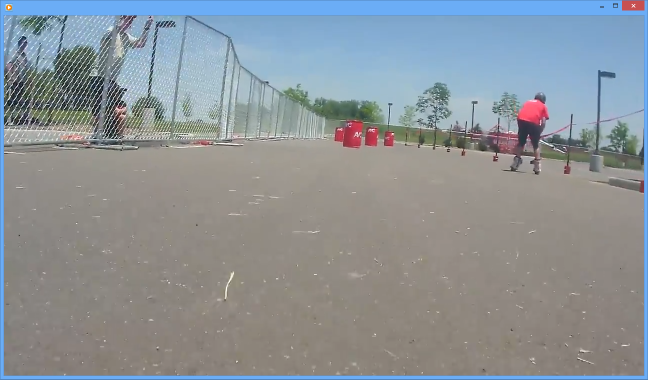
#> input picture input/red_barrels.png, 1296 x 759 px (shown at 1/2 size); its folder holds only this picture in this run
$ jupyter execute --allow-errors 'Find Red Barrels.ipynb'   (shell and % lines are left out)   (older library calls are emulated)
#> lines starting #> are read from the running program, lines starting #| are printed output that depends on the picture; after the words box and inside, x2 and y2 are one past the last pixel; in counts of white or black regions, pixels touching at a corner belong together
#> the sliders are set to min_red = 101, max_green = 0.3, max_blue = 0.9
[cell 1]
import math
import numpy as np
import cv2
import matplotlib
import matplotlib.pyplot as plt
from moviepy.editor import VideoFileClip
import skimage.io

[cell 2]
def show(images) :
    if type(images) is np.ndarray:
        images = [images]
    l = len(images)
    fig = plt.figure()
    fig.set_size_inches(20,20)
    for i,image in enumerate(images):
        fig.add_subplot(1, l, i+1)
        if len(image.shape) == 3:
            plt.imshow(image)
        else:
            plt.imshow(image, cmap='gray')

    plt.show()

[cell 3]
# returns frame number n from clip
def get_frame_number(clip, n) :
    frame = clip.get_frame(float(n)/clip.fps)
    return frame

#> (a cell that did not finish here is left out)

[cell 5]
#cv2.imwrite('input/red_barrels4.png', cv2.cvtColor(im, cv2.COLOR_RGB2BGR))

[cell 6]
def split_up(min,max,ticks):
    return [int(min + (max-min) * i / float(ticks)) for i in range(ticks+1)]

[cell 7]
# [11 lines left out: function draw_vanishing_lines, not called in this run]

[cell 8]
# returns a binary mask where everything red in im is 1 and everything else is 0
def get_red_mask(im, min_red = 50, max_blue = 0.5, max_green = 0.5):
    if min_red is None:
        min_red = 50
    if max_blue is None:
        max_blue = 0.9
    if max_green is None:
        max_green = 0.3

    r,g,b = cv2.split(im);
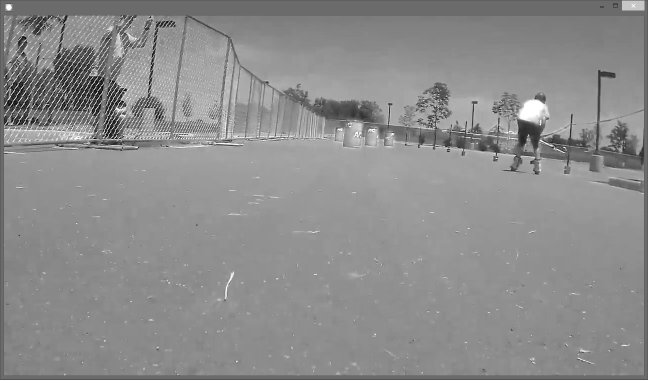
#> r: shape (759, 1296) (shown at 1/2 size); min 0, max 255, mean 140.3
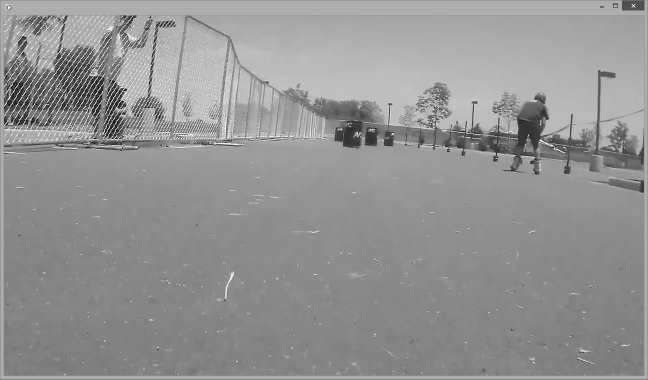
#> g: shape (759, 1296) (shown at 1/2 size); min 0, max 255, mean 147.1
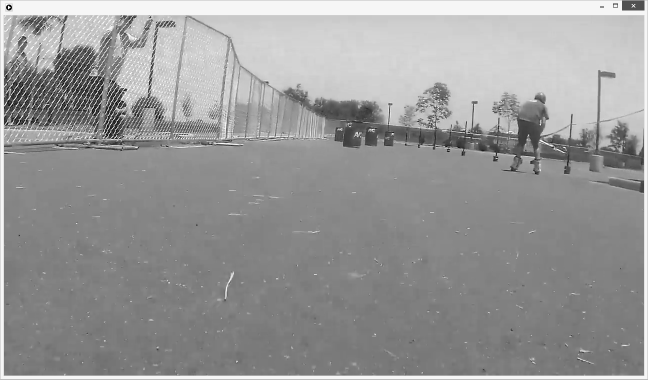
#> b: shape (759, 1296) (shown at 1/2 size); min 0, max 255, mean 152.2
    # lower mask (0-10)
    #lower_red = np.array([50,0,0])
    #upper_red = np.array([255,75,100])
    #im_mask = cv2.inRange(im, lower_red, upper_red)
    im_mask = (r * max_blue > b) * (r * max_green > g) * (r>min_red)
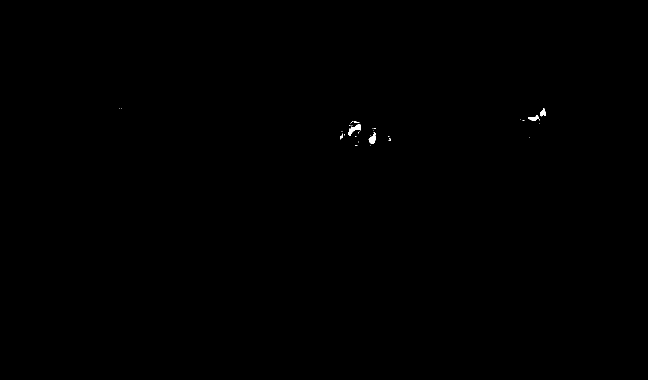
#> im_mask: shape (759, 1296) bool (shown at 1/2 size); 0.08% white; 33 white regions (29 under 20 px), largest, box (x1, y1, x2, y2) and area: (697, 248, 722, 272) 249, (737, 265, 751, 287) 187, (1056, 230, 1080, 242) 130, (1080, 216, 1092, 233) 119
    return np.array(im_mask,dtype=np.uint8)

# returns a binary mask where everything that is likely to be a barrel is set to 1
def get_barrel_mask(im, min_red=None, max_green=None, max_blue = None):
    im_mask = get_red_mask(im, min_red=min_red, max_green=max_green, max_blue=max_blue)
    kernel = np.ones((11,11),np.uint8)
    kernel_vert = np.ones((11,1), np.uint8)

    center = (5,5)
    center_vert = (0,5)
    # get rid of small pieces of red
    im_mask = cv2.erode(im_mask, kernel, anchor=center, borderType=cv2.BORDER_CONSTANT, borderValue = 0)
#> im_mask: shape (759, 1296); every value is 0
    im_mask =cv2.dilate(im_mask, kernel, anchor=center, borderType=cv2.BORDER_CONSTANT, borderValue = 0)

    # connect vertically, this helps remove the white writing in the barrels
    im_mask =cv2.dilate(im_mask, kernel_vert, anchor=center_vert, iterations=6, borderType=cv2.BORDER_CONSTANT, borderValue = 0)
    im_mask = cv2.erode(im_mask, kernel_vert, anchor=center_vert, iterations=6, borderType=cv2.BORDER_CONSTANT, borderValue = 0)

    return im_mask

[cell 9]
# returns a copy of im masked by mask
# [4 lines left out: function mask_image, not called in this run]

[cell 10]
def find_red(im, min_red = None, max_green=None, max_blue = None):
    return mask_image(im, get_red_mask(im, min_red=min_red, max_green=max_green, max_blue=max_blue))

[cell 11]
def find_red_barrels(im, min_red = None, max_green=None, max_blue = None):
    return mask_image(im, get_barrel_mask(im, min_red=min_red, max_green=max_green, max_blue=max_blue))

[cell 12]
def show_red_barrels(min_red = None, max_green = None, max_blue = None):
    im_red = find_red(im, min_red, max_green, max_blue)
    im_barrels = find_red_barrels(im, min_red, max_green, max_blue)
    show([im, im_red, im_barrels])

[cell 13]
# see https://blog.dominodatalab.com/interactive-dashboards-in-jupyter/
from ipywidgets import widgets
#> (the rest of this cell did not finish here and is left out)

#> (a cell that did not finish here is left out)

[cell 15]
# top of barrel should be above horizon, bottom of barrel should be below horizon
# middle of barrel should be above horizon

[cell 16]
# [9 lines left out: function describe_keypoints, not called in this run]

# describe_keypoints(keypoints)

[cell 17]
def circularity(contour):
    perimeter = cv2.arcLength(contour, True)
    return 4 * math.pi * cv2.contourArea(contour) / (perimeter * perimeter)

[cell 18]
# [5 lines left out: function centroid, not called in this run]

[cell 19]
# draws barrel information on im
def annotate_red_barrels(im):
    im_mask = get_barrel_mask(im)
    im_draw = im.copy()
    # see http://docs.opencv.org/3.1.0/dd/d49/tutorial_py_contour_features.html
    im_,contours,hierarchy = cv2.findContours(im_mask,cv2.RETR_TREE ,2)
#> contours = []

    for contour, i in zip(contours,range(len(contours))):
        area = cv2.contourArea(contour)
        if area < 15*15:
            continue
        x,y,w,h = cv2.boundingRect(contour)
        if w > h:
            continue
        cv2.rectangle(im_draw, (x,y), (x+w, y+h),(0,255,0),2)
        hull = cv2.convexHull(contour,contour)
        cv2.drawContours(im_draw,[hull],0,(0,0,255),2)
#> this loop made 0 passes
        #if(len(contour)>=5):
        #    e = cv2.fitEllipse(contour)
        #    cv2.ellipse(im_draw, e, (255,255,155))
    return im_draw

#> (a cell that did not finish here is left out)

[cell 21]
import glob
test_image_paths = glob.glob('input/red_barrels*.png')
for test_image_path in test_image_paths:
    im = cv2.cvtColor(cv2.imread(test_image_path), cv2.COLOR_BGR2RGB)
    im_annotated = annotate_red_barrels(im)
    show([im,im_annotated])
#> in show, `l = len(images)`: l = 2
#> the loop in show, `for i,image in enumerate(images):` made 2 passes

$ run again, on input/red_barrels_3.png
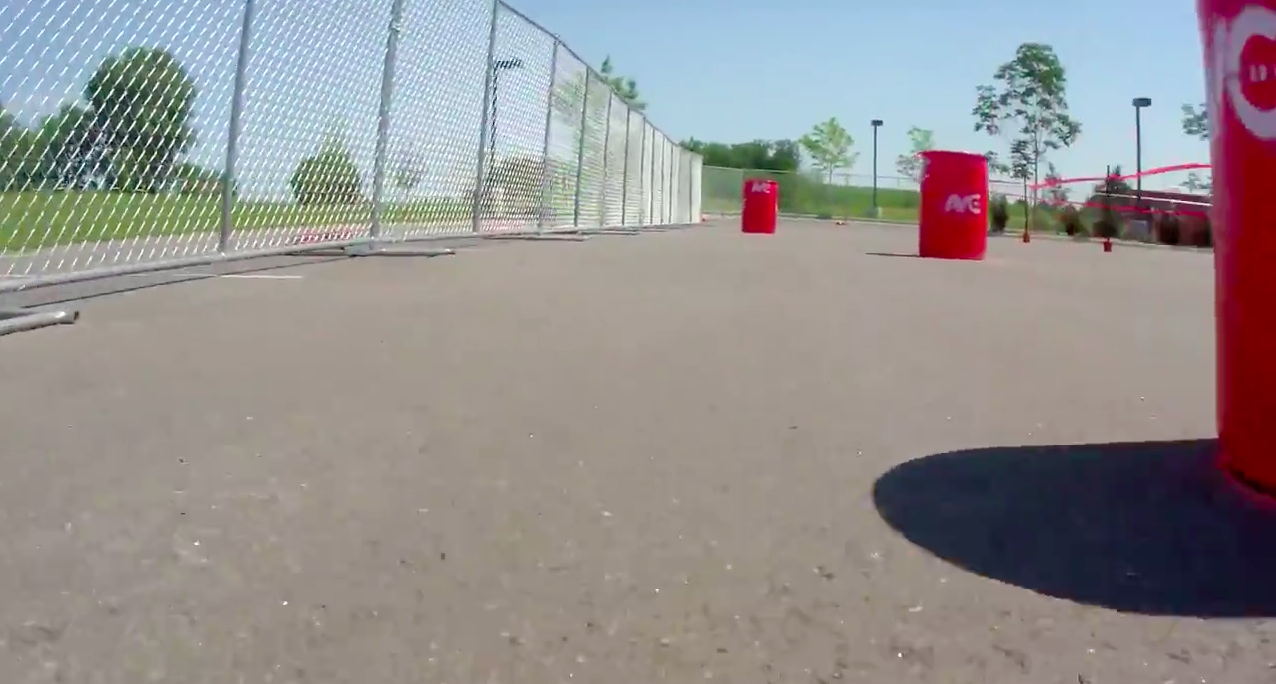
#> input picture input/red_barrels_3.png, 1276 x 684 px
#> in get_barrel_mask, `im_mask = cv2.erode(im_mask, kernel_vert, anchor=center_vert, iteratio..`:
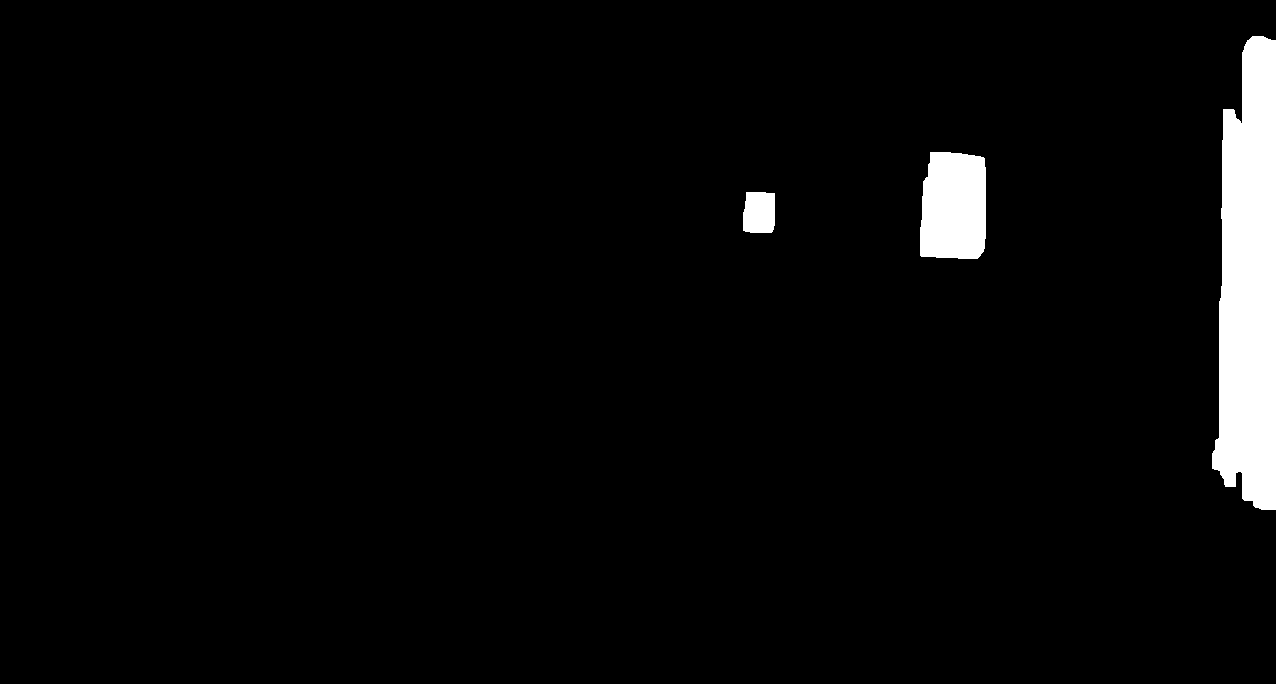
#> im_mask: shape (684, 1276); values 0 (black) and 1 (white), 3.6% white; 3 white regions
#> contours = 3 contours; box (x1, y1, x2, y2) and area: (1212, 36, 1276, 510) 23431, (920, 152, 986, 259) 6348, (743, 192, 775, 233) 1170
#> the loop in annotate_red_barrels, `for contour, i in zip(contours,range(len(contours))):` made 3 passes
#> (area, x, y, w, h) on passes 1 to 3: (1169.5, 743, 192, 32, 41), (6347.5, 920, 152, 66, 107), (23431, 1212, 36, 64, 474)
#> after the loop in annotate_red_barrels, `for contour, i in zip(contours,range(len(contours))):`:
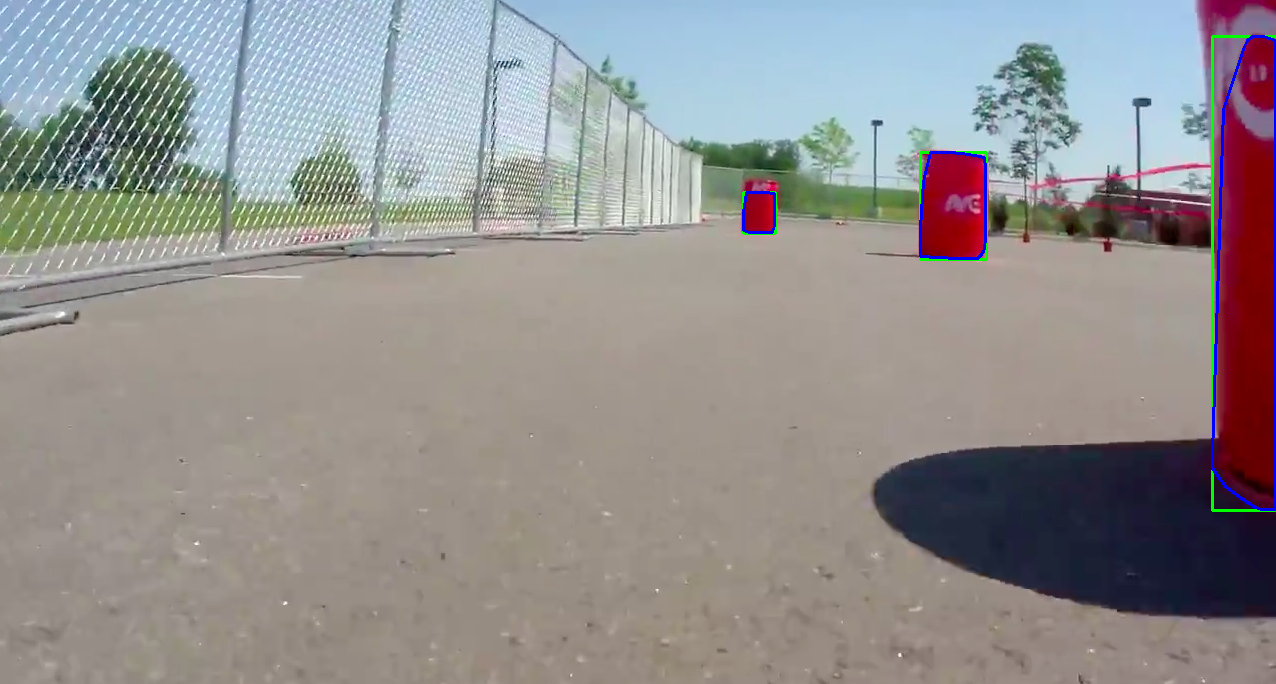
#> im_draw: shape (684, 1276, 3); mean R, G, B 147.4, 144.6, 144.2
#> l = 2
#> the loop in show, `for i,image in enumerate(images):` made 2 passes
